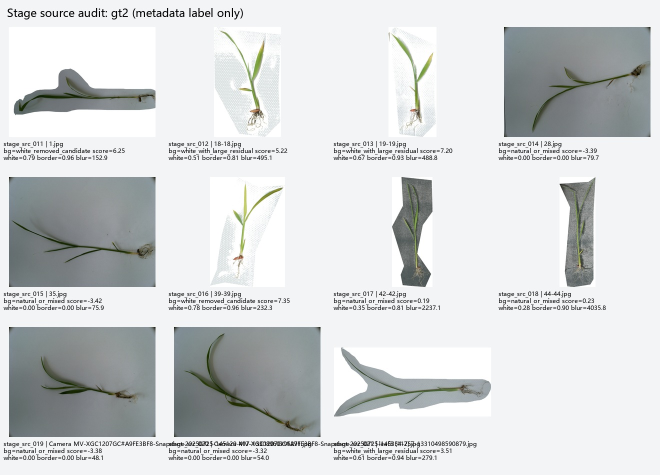
#> input picture adaptive_keypoint_discovery_reboot/experiment/data_stage_source_audit/contact_gt2.jpg, 1320 x 950 px (shown at 1/2 size)
$ python -i build_stage_clean_dataset.py   (imports and definitions only)
#> lines starting #> are read from the running program, lines starting #| are printed output that depends on the picture; after the words box and inside, x2 and y2 are one past the last pixel; in counts of white or black regions, pixels touching at a corner belong together
#!/usr/bin/env python
"""Build a stage-aware, clean-background dataset for the G1-prime programme.

No keypoint label or model output is read.  Stage metadata comes from the
user-provided archive folders or the explicit ``leaf3`` filename.  Images with
non-clean backgrounds are normalized to white and are marked as processed,
never as native clean captures.
"""

from __future__ import annotations

import argparse
import csv
import hashlib
import json
import math
import re
import shutil
from collections import Counter, defaultdict
from pathlib import Path
from typing import Any

import cv2
import numpy as np
import pandas as pd
from PIL import Image, ImageDraw, ImageFont, ImageOps

from audit_dataset_images import audit_pixels, dhash64


HERE = Path(__file__).resolve().parent
STAGE_AUDIT = HERE / "data_stage_source_audit" / "stage_source_audit.csv"
INVENTORY = HERE / "data_source_reaudit" / "all_images_inventory.csv"
G0_AUDIT = HERE / "data_g0" / "audit_manifest.csv"
OUTPUT = HERE / "data_stage_clean_v3_candidate"
SEED = "20260717-stage-clean-v3"
DATASET_VERSION = "stage-clean-v3-candidate"


# [33 lines left out: functions parse_args, font, read_rgb, write_rgb, not called in this run]


def border_values(array: np.ndarray, thickness: int) -> np.ndarray:
    top = array[:thickness].reshape(-1, *array.shape[2:])
    bottom = array[-thickness:].reshape(-1, *array.shape[2:])
    left = array[thickness:-thickness, :thickness].reshape(-1, *array.shape[2:])
    right = array[thickness:-thickness, -thickness:].reshape(-1, *array.shape[2:])
    return np.concatenate([top, bottom, left, right], axis=0)


def keep_seed_connected(mask: np.ndarray, seed: np.ndarray) -> np.ndarray:
    count, labels, stats, _ = cv2.connectedComponentsWithStats(mask.astype(np.uint8), 8)
    kept = np.zeros_like(mask, dtype=np.uint8)
    min_area = max(8, round(mask.size * 0.00002))
    for label_id in range(1, count):
        component = labels == label_id
        if int(stats[label_id, cv2.CC_STAT_AREA]) < min_area:
            continue
        if np.any(component & seed):
            kept[component] = 1
    return kept.astype(bool)


def normalize_to_white(rgb: np.ndarray) -> tuple[np.ndarray, dict[str, float]]:
    """Background normalization using color seeds plus GrabCut.

    The procedure is deliberately classical and auditable.  It is not used as
    biological ground truth; its output is assigned quality tier B.
    """
    original_h, original_w = rgb.shape[:2]
#> original_h = 950; original_w = 1320
    scale = min(1.0, 900.0 / max(original_h, original_w))
#> scale = 0.682
    if scale < 1.0:
        work = cv2.resize(rgb, (round(original_w * scale), round(original_h * scale)), interpolation=cv2.INTER_AREA)
    else:
        work = rgb.copy()
    h, w = work.shape[:2]
#> h = 648; w = 900
    hsv = cv2.cvtColor(work, cv2.COLOR_RGB2HSV)
#> hsv: shape (648, 900, 3); mean H, S, V 93.9, 7.6, 215
    red, green, blue = [work[..., index].astype(np.float32) for index in range(3)]
    saturation = hsv[..., 1].astype(np.float32)
    value = hsv[..., 2].astype(np.float32)
    excess_green = 2.0 * green - red - blue
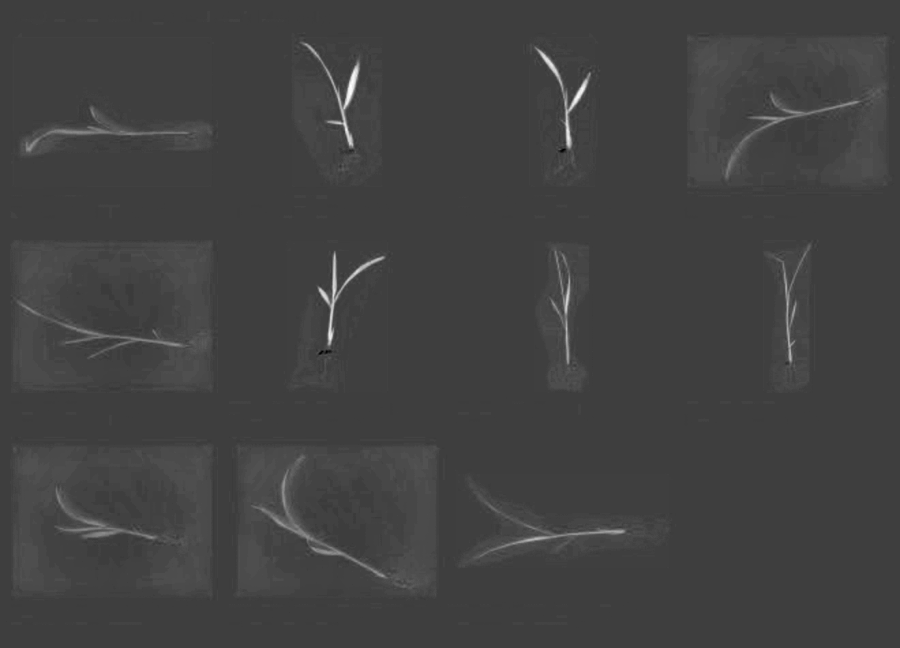
#> excess_green: shape (648, 900) float32; min -48, max 144, mean 1.5; drawn with min black and max white
    thickness = max(3, round(min(h, w) * 0.035))
#> thickness = 23
    border_sat = border_values(saturation[..., None], thickness).reshape(-1)
#> in border_values, `left = array[thickness:-thickness, :thickness].reshape(-1, *array.shap..`: left = 13846 values, max 108 at index 6508, min 0 at index 358, mean 8.68
#> in border_values, `right = array[thickness:-thickness, -thickness:].reshape(-1, *array.sh..`: right = 13846 values, max 83 at index 1564, min 0 at index 403, mean 5.19
    border_exg = border_values(excess_green[..., None], thickness).reshape(-1)
    border_value = border_values(value[..., None], thickness).reshape(-1)
    sat_threshold = max(30.0, float(np.quantile(border_sat, 0.98)) + 5.0)
#> sat_threshold = 34
    exg_threshold = max(10.0, float(np.quantile(border_exg, 0.98)) + 4.0)
#> exg_threshold = 12

    green_seed = (
        (excess_green >= exg_threshold)
        & (green >= red * 0.98)
        & (green >= blue * 0.94)
        & ((saturation >= sat_threshold) | (green >= red + 8.0))
    )
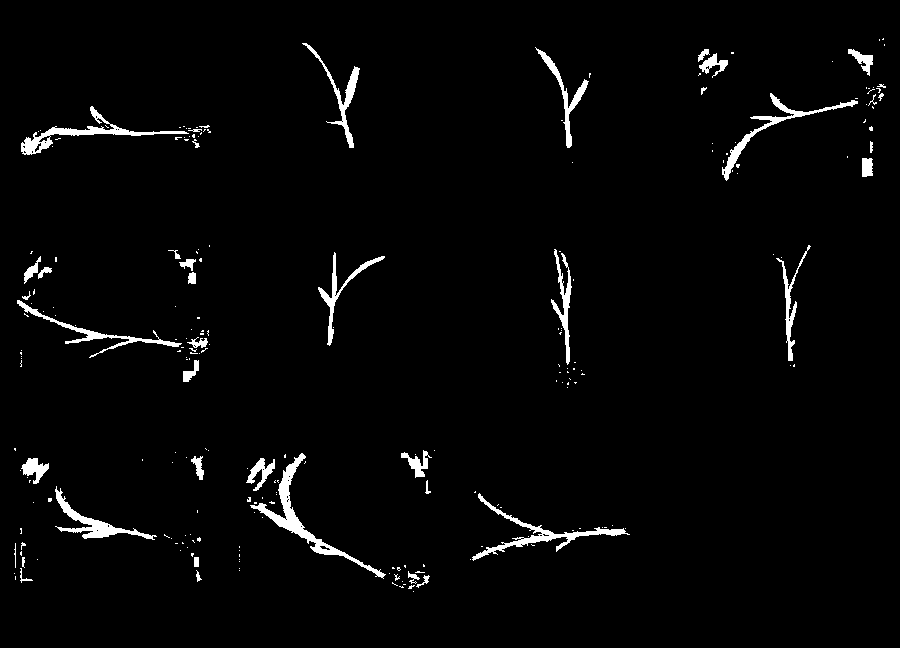
#> green_seed: shape (648, 900) bool; 2.5% white; 229 white regions (188 under 20 px), largest, box (x1, y1, x2, y2) and area: (250, 453, 386, 579) 1711, (472, 493, 630, 561) 1278, (21, 106, 189, 155) 1246
    brown_seed = (red >= green * 1.04) & (green >= blue * 1.02) & (saturation >= max(35.0, sat_threshold * 0.75))
#> brown_seed: shape (648, 900) bool; 0.15% white; 25 white regions (13 under 20 px), largest, box (x1, y1, x2, y2) and area: (153, 535, 185, 543) 127, (858, 90, 878, 104) 116, (341, 148, 358, 159) 107
    colored_seed = green_seed | brown_seed
#> colored_seed: shape (648, 900) bool; 2.7% white; 207 white regions (170 under 20 px), largest, box (x1, y1, x2, y2) and area: (250, 453, 420, 589) 1922, (472, 493, 634, 561) 1318, (21, 106, 202, 155) 1306
    near_colored = cv2.dilate(colored_seed.astype(np.uint8), np.ones((41, 41), np.uint8)) > 0
#> near_colored: shape (648, 900) bool; 33.3% white; 9 white regions, largest, box (x1, y1, x2, y2) and area: (0, 428, 654, 612) 70577, (678, 18, 900, 201) 28785, (0, 225, 230, 402) 27991
    dark_connected = (value <= float(np.median(border_value)) - 28.0) & near_colored
#> dark_connected: shape (648, 900) bool; 20.1% white; 45 white regions (27 under 20 px), largest, box (x1, y1, x2, y2) and area: (687, 36, 887, 187) 23902, (12, 241, 212, 392) 22305, (12, 446, 212, 597) 22220
    seed = colored_seed | dark_connected
    seed = cv2.morphologyEx(seed.astype(np.uint8), cv2.MORPH_CLOSE, np.ones((3, 3), np.uint8)) > 0
#> seed: shape (648, 900) bool; 20.2% white; 36 white regions (20 under 20 px), largest, box (x1, y1, x2, y2) and area: (687, 36, 887, 187) 23947, (12, 241, 212, 392) 22305, (12, 446, 212, 597) 22221

    if int(seed.sum()) < max(10, round(seed.size * 0.0002)):
        # Conservative fallback for very low-saturation shoots.
        seed = ((excess_green >= max(5.0, exg_threshold * 0.55)) & (green > red) & (green >= blue)).astype(bool)

    # V3 is explicitly a shoot-phenotype dataset.  Scanner roots, seeds and
    # low-saturation checkerboard remnants are not required for the target
    # traits and were a major source of false skeleton branches in V2.  Build a
    # strict vegetation core, reject small/square chromatic background blobs,
    # and only recover edge colours very close to that core.
    hue = hsv[..., 0].astype(np.float32)
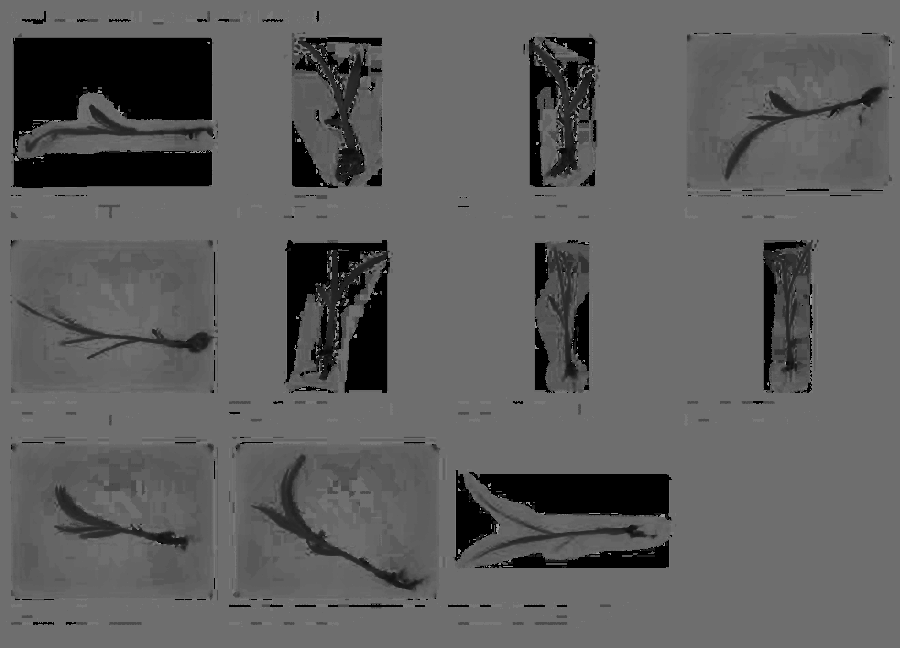
#> hue: shape (648, 900) float32; min 0, max 177, mean 93.9
    border_sat_995 = float(np.quantile(border_sat, 0.995))
#> border_sat_995 = 36
    color_floor = max(30.0, border_sat_995 + 8.0)
#> color_floor = 44
    vegetation_raw = (
        (hue >= 24.0)
        & (hue <= 92.0)
        & (saturation >= color_floor)
        & (excess_green >= max(7.0, exg_threshold * 0.45))
        & (green >= red * 0.98)
        & (green >= blue * 0.92)
    )
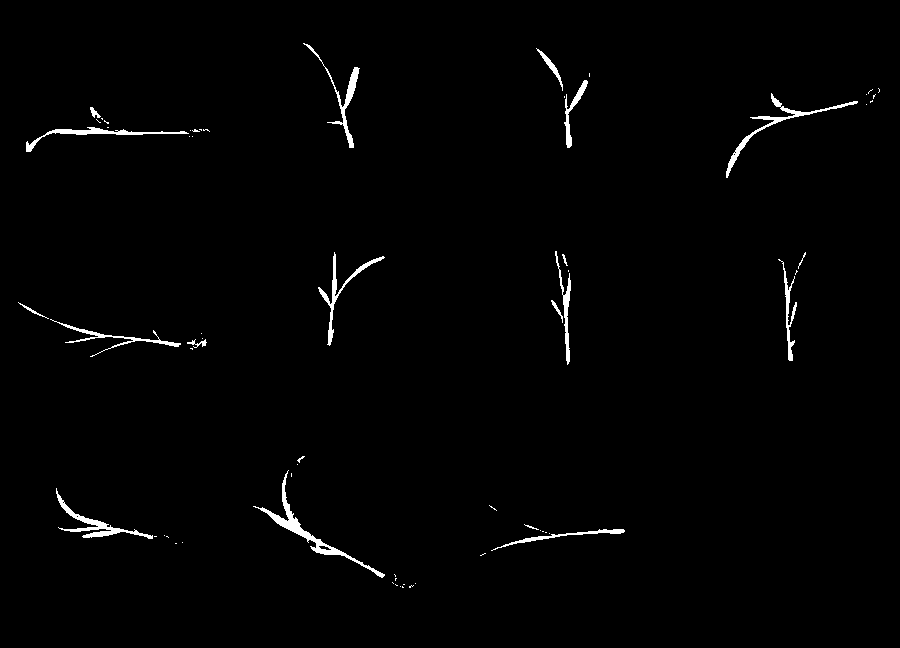
#> vegetation_raw: shape (648, 900) bool; 1.2% white; 65 white regions (46 under 20 px), largest, box (x1, y1, x2, y2) and area: (253, 470, 385, 578) 1060, (726, 93, 858, 178) 769, (56, 488, 153, 539) 742
    vegetation_raw = cv2.morphologyEx(
        vegetation_raw.astype(np.uint8), cv2.MORPH_CLOSE, np.ones((3, 3), np.uint8)
    )
#> vegetation_raw: shape (648, 900); values 0 (black) and 1 (white), 1.3% white; 49 white regions (29 under 20 px), largest, box (x1, y1, x2, y2) and area: (253, 470, 385, 578) 1093, (56, 488, 157, 539) 802, (726, 93, 858, 178) 785
    component_count, labels, stats, _ = cv2.connectedComponentsWithStats(vegetation_raw, 8)
#> labels: shape (648, 900) int32; 50 distinct labels, from 0 to 49
#> component_count = 50; stats = 50 rows, first 6: [0, 0, 900, 648, 575710], [303, 43, 57, 105, 626], [536, 48, 27, 43, 180], [589, 73, 1, 4, 4], [564, 80, 24, 68, 377], [868, 89, 5, 5, 6]
    vegetation_core = np.zeros((h, w), dtype=np.uint8)
    min_component = max(18, round(h * w * 0.000025))
#> min_component = 18
    min_span = max(8, round(min(h, w) * 0.018))
#> min_span = 12
    component_rows: list[tuple[int, int]] = []
    for label_id in range(1, component_count):
        area = int(stats[label_id, cv2.CC_STAT_AREA])
        comp_w = int(stats[label_id, cv2.CC_STAT_WIDTH])
        comp_h = int(stats[label_id, cv2.CC_STAT_HEIGHT])
        span = max(comp_w, comp_h)
        elongation = span / max(1, min(comp_w, comp_h))
        if area < min_component or span < min_span:
            continue
        if elongation < 1.45 and area < min_component * 7:
            continue
        component_rows.append((area, label_id))
#> this loop made 49 passes
#> (area, comp_w, comp_h, span, elongation) on passes 1, 2, 4, 7, 12, 14, 15, 17, 18, 19, 20, 21: (626, 57, 105, 105, 1.84), (180, 27, 43, 43, 1.59), (377, 24, 68, 68, 2.83), (785, 132, 85, 132, 1.55), (74, 13, 16, 16, 1.23), (636, 163, 25, 163, 6.52), (38, 20, 3, 20, 6.67), (520, 20, 114, 114, 5.7), (634, 67, 94, 94, 1.4), (25, 8, 17, 17, 2.12), (26, 6, 12, 12, 2), (431, 19, 102, 102, 5.37)
#> after the loop, component_rows = [(626, 1), (180, 2), (377, 4), (785, 7), (636, 14), (38, 15), (520, 17), (634, 18), (25, 19), (26, 20), (431, 21), (63, 24), (530, 25), (93, 27), (1093, 30), (802, 32), (23, 34), (397, 35)]
    # A multi-leaf seedling may form several disconnected colour components;
    # keep at most the eight strongest components and reject tiny distant noise.
    for _, label_id in sorted(component_rows, reverse=True)[:8]:
        vegetation_core[labels == label_id] = 1
#> this loop made 8 passes
#> label_id on passes 1 to 8: 30, 32, 7, 14, 18, 1, 25, 17
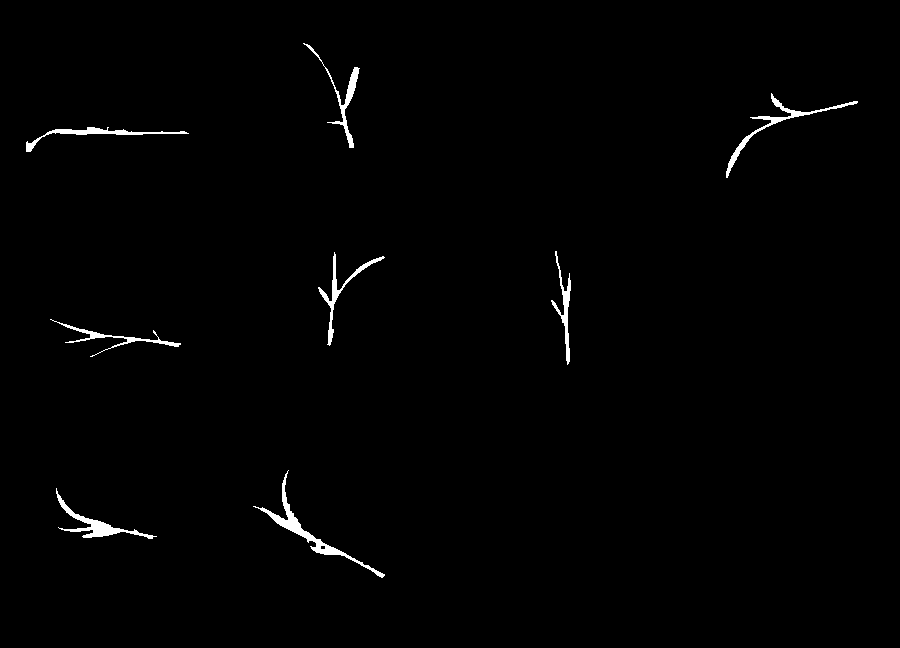
#> vegetation_core: shape (648, 900); values 0 (black) and 1 (white), 0.96% white; 8 white regions, largest, box (x1, y1, x2, y2) and area: (253, 470, 385, 578) 1093, (56, 488, 157, 539) 802, (726, 93, 858, 178) 785
    if not np.any(vegetation_core):
        vegetation_core = keep_seed_connected(vegetation_raw > 0, green_seed).astype(np.uint8)

    near_core = cv2.dilate(vegetation_core, np.ones((9, 9), np.uint8)) > 0
#> near_core: shape (648, 900) bool; 3.5% white; 8 white regions, largest, box (x1, y1, x2, y2) and area: (249, 466, 389, 582) 3282, (722, 89, 862, 182) 2949, (46, 315, 185, 361) 2574
    relaxed_green = (
        (hue >= 20.0)
        & (hue <= 100.0)
        & (saturation >= max(18.0, color_floor * 0.62))
        & (excess_green >= 1.5)
    )
#> relaxed_green: shape (648, 900) bool; 2.5% white; 180 white regions (153 under 20 px), largest, box (x1, y1, x2, y2) and area: (252, 456, 418, 589) 1770, (20, 106, 211, 155) 1241, (56, 487, 186, 545) 1201
    yellow_base = (
        (hue >= 12.0)
        & (hue < 30.0)
        & (saturation >= max(32.0, color_floor * 0.75))
        & (green >= blue * 1.02)
    )
#> yellow_base: shape (648, 900) bool; 0.2% white; 32 white regions (17 under 20 px), largest, box (x1, y1, x2, y2) and area: (151, 534, 185, 544) 177, (857, 88, 880, 106) 162, (382, 574, 417, 588) 138
    shoot_evidence = (vegetation_core > 0) | (near_core & (relaxed_green | yellow_base))
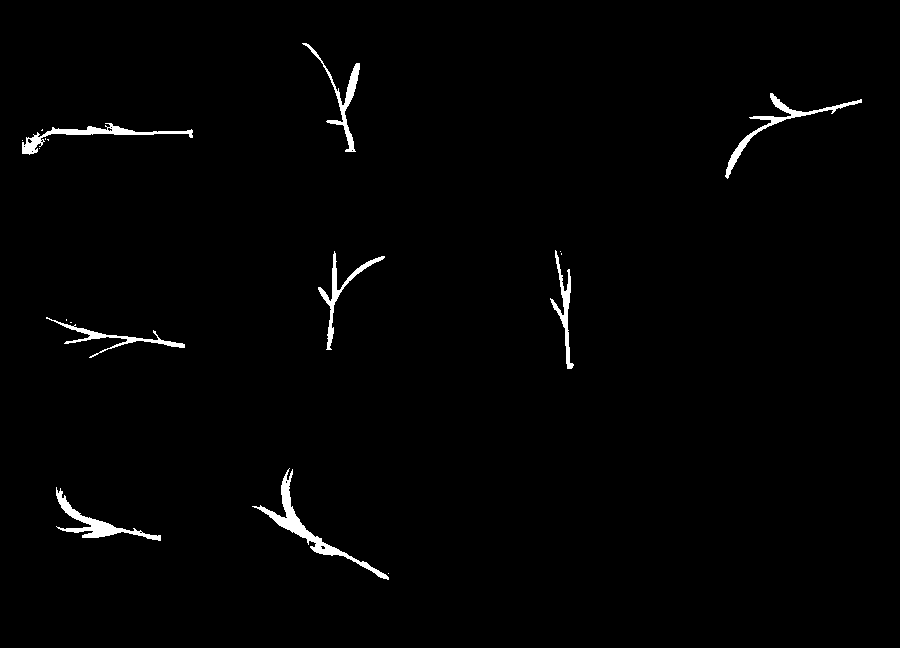
#> shoot_evidence: shape (648, 900) bool; 1.3% white; 18 white regions (10 under 20 px), largest, box (x1, y1, x2, y2) and area: (252, 468, 389, 580) 1498, (56, 487, 161, 541) 1075, (22, 123, 193, 155) 1028
    # The earlier GrabCut stage is intentionally omitted.  On scanner images it
    # copied checkerboard texture into the probable foreground and did not add
    # useful shoot evidence beyond this chromatic mask.
    mask = shoot_evidence.copy()
    mask = keep_seed_connected(mask, vegetation_core > 0)
#> in keep_seed_connected, `count, labels, stats, _ = cv2.connectedComponentsWithStats(mask.astype..`: labels: shape (648, 900) int32; 19 distinct labels, from 0 to 18
#> in keep_seed_connected, `count, labels, stats, _ = cv2.connectedComponentsWithStats(mask.astype..`: count = 19; stats = 19 rows, first 6: [0, 0, 900, 648, 575603], [302, 43, 58, 109, 823], [725, 93, 137, 86, 1010], [22, 123, 171, 32, 1028], [41, 129, 2, 2, 3], [45, 138, 1, 2, 2]
    mask = cv2.morphologyEx(mask.astype(np.uint8), cv2.MORPH_CLOSE, np.ones((3, 3), np.uint8)) > 0
#> mask: shape (648, 900) bool; 1.3% white; 8 white regions, largest, box (x1, y1, x2, y2) and area: (252, 468, 389, 580) 1550, (56, 487, 161, 541) 1108, (22, 123, 193, 155) 1106
    if scale < 1.0:
        mask = cv2.resize(mask.astype(np.uint8), (original_w, original_h), interpolation=cv2.INTER_NEAREST) > 0
#> mask: shape (950, 1320) bool; 1.3% white; 8 white regions, largest, box (x1, y1, x2, y2) and area: (370, 687, 571, 851) 3339, (83, 714, 237, 794) 2343, (33, 181, 284, 228) 2298

    # Slight feathering preserves antialiased leaf edges while producing a
    # genuinely white exterior.
    alpha = cv2.GaussianBlur(mask.astype(np.float32), (0, 0), 0.7)[..., None]
    normalized = np.clip(rgb.astype(np.float32) * alpha + 255.0 * (1.0 - alpha), 0, 255).astype(np.uint8)
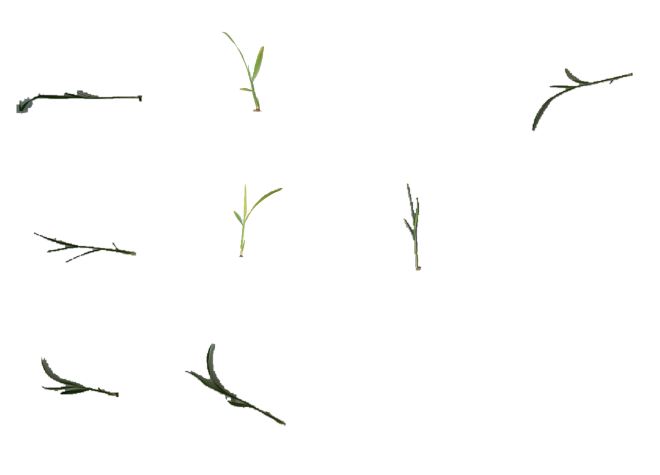
#> normalized: shape (950, 1320, 3) (shown at 1/2 size); mean R, G, B 252.8, 253, 252.6
    diagnostics = {
        "foreground_fraction": float(mask.mean()),
        "seed_fraction": float(seed.mean()),
        "vegetation_core_fraction": float((vegetation_core > 0).mean()),
        "saturation_threshold": sat_threshold,
        "excess_green_threshold": exg_threshold,
    }
#> diagnostics = {'foreground_fraction': 0.0132, 'seed_fraction': 0.202, 'vegetation_core_fraction': 0.00965, 'saturation_threshold': 34, 'excess_green_threshold': 12}
    return normalized, diagnostics


def stable_hash(value: str) -> str:
    return hashlib.sha256(f"{SEED}|{value}".encode("utf-8")).hexdigest()


# [262 lines left out: functions split_groups, contact_sheet, main, not called in this run]


# [2 lines not run here, left out]

>>> import cv2
>>> picture = cv2.cvtColor(cv2.imread('data_stage_source_audit/contact_gt2.jpg'), cv2.COLOR_BGR2RGB)
>>> result = normalize_to_white(picture)
